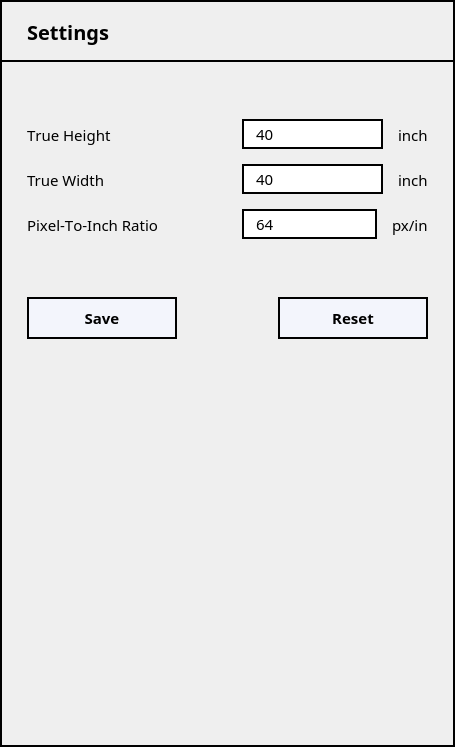
<?xml version="1.0" encoding="UTF-8"?>
<ui version="4.0">
 <class>Sidebar</class>
 <widget class="QWidget" name="Sidebar">
  <property name="geometry">
   <rect>
    <x>0</x>
    <y>0</y>
    <width>455</width>
    <height>747</height>
   </rect>
  </property>
  <property name="windowTitle">
   <string>Form</string>
  </property>
  <property name="styleSheet">
   <string notr="true">QWidget {
	background-color: #efefef;
}</string>
  </property>
  <layout class="QVBoxLayout" name="verticalLayout_3">
   <property name="spacing">
    <number>0</number>
   </property>
   <property name="leftMargin">
    <number>0</number>
   </property>
   <property name="topMargin">
    <number>0</number>
   </property>
   <property name="rightMargin">
    <number>0</number>
   </property>
   <property name="bottomMargin">
    <number>0</number>
   </property>
   <item>
    <widget class="QWidget" name="centralwidget" native="true">
     <property name="styleSheet">
      <string notr="true">QWidget {
	border: 2px solid black;
}</string>
     </property>
     <layout class="QVBoxLayout" name="verticalLayout">
      <property name="spacing">
       <number>0</number>
      </property>
      <property name="leftMargin">
       <number>2</number>
      </property>
      <property name="topMargin">
       <number>2</number>
      </property>
      <property name="rightMargin">
       <number>2</number>
      </property>
      <property name="bottomMargin">
       <number>2</number>
      </property>
      <item>
       <widget class="QWidget" name="header" native="true">
        <property name="sizePolicy">
         <sizepolicy hsizetype="Preferred" vsizetype="Fixed">
          <horstretch>0</horstretch>
          <verstretch>0</verstretch>
         </sizepolicy>
        </property>
        <property name="minimumSize">
         <size>
          <width>0</width>
          <height>60</height>
         </size>
        </property>
        <property name="styleSheet">
         <string notr="true">QWidget {
	border: none;
	border-bottom: 2px solid black;
}</string>
        </property>
        <layout class="QVBoxLayout" name="verticalLayout_2">
         <property name="spacing">
          <number>0</number>
         </property>
         <property name="leftMargin">
          <number>25</number>
         </property>
         <property name="topMargin">
          <number>0</number>
         </property>
         <property name="rightMargin">
          <number>0</number>
         </property>
         <property name="bottomMargin">
          <number>0</number>
         </property>
         <item>
          <widget class="QLabel" name="settings_title">
           <property name="sizePolicy">
            <sizepolicy hsizetype="Fixed" vsizetype="Fixed">
             <horstretch>0</horstretch>
             <verstretch>0</verstretch>
            </sizepolicy>
           </property>
           <property name="minimumSize">
            <size>
             <width>200</width>
             <height>45</height>
            </size>
           </property>
           <property name="font">
            <font>
             <family>JetBrains Mono</family>
             <pointsize>15</pointsize>
             <weight>75</weight>
             <bold>true</bold>
            </font>
           </property>
           <property name="styleSheet">
            <string notr="true">QLabel {
	border: none;
}</string>
           </property>
           <property name="text">
            <string>Settings</string>
           </property>
           <property name="alignment">
            <set>Qt::AlignLeading|Qt::AlignLeft|Qt::AlignVCenter</set>
           </property>
          </widget>
         </item>
        </layout>
       </widget>
      </item>
      <item>
       <spacer name="v1">
        <property name="orientation">
         <enum>Qt::Vertical</enum>
        </property>
        <property name="sizeType">
         <enum>QSizePolicy::Fixed</enum>
        </property>
        <property name="sizeHint" stdset="0">
         <size>
          <width>20</width>
          <height>50</height>
         </size>
        </property>
       </spacer>
      </item>
      <item>
       <layout class="QHBoxLayout" name="trueheight_layout">
        <property name="spacing">
         <number>15</number>
        </property>
        <property name="leftMargin">
         <number>25</number>
        </property>
        <property name="rightMargin">
         <number>25</number>
        </property>
        <item>
         <widget class="QLabel" name="trueheight_opt">
          <property name="sizePolicy">
           <sizepolicy hsizetype="Fixed" vsizetype="Fixed">
            <horstretch>0</horstretch>
            <verstretch>0</verstretch>
           </sizepolicy>
          </property>
          <property name="minimumSize">
           <size>
            <width>200</width>
            <height>45</height>
           </size>
          </property>
          <property name="font">
           <font>
            <family>JetBrains Mono Medium</family>
            <pointsize>11</pointsize>
            <kerning>false</kerning>
           </font>
          </property>
          <property name="styleSheet">
           <string notr="true">QLabel {
	border: none;
}</string>
          </property>
          <property name="text">
           <string>True Height</string>
          </property>
          <property name="alignment">
           <set>Qt::AlignLeading|Qt::AlignLeft|Qt::AlignVCenter</set>
          </property>
         </widget>
        </item>
        <item>
         <widget class="QLineEdit" name="trueheight_field">
          <property name="minimumSize">
           <size>
            <width>0</width>
            <height>30</height>
           </size>
          </property>
          <property name="font">
           <font>
            <family>JetBrains Mono Medium</family>
            <pointsize>11</pointsize>
           </font>
          </property>
          <property name="styleSheet">
           <string notr="true">QLineEdit {
	background-color: white;
	padding-left: 10px;
}</string>
          </property>
          <property name="text">
           <string>40</string>
          </property>
         </widget>
        </item>
        <item>
         <widget class="QLabel" name="trueheight_unit">
          <property name="sizePolicy">
           <sizepolicy hsizetype="Fixed" vsizetype="Fixed">
            <horstretch>0</horstretch>
            <verstretch>0</verstretch>
           </sizepolicy>
          </property>
          <property name="minimumSize">
           <size>
            <width>0</width>
            <height>45</height>
           </size>
          </property>
          <property name="maximumSize">
           <size>
            <width>45</width>
            <height>16777215</height>
           </size>
          </property>
          <property name="font">
           <font>
            <family>JetBrains Mono Medium</family>
            <pointsize>11</pointsize>
           </font>
          </property>
          <property name="styleSheet">
           <string notr="true">QLabel {
	border: none;
}</string>
          </property>
          <property name="text">
           <string>inch</string>
          </property>
          <property name="alignment">
           <set>Qt::AlignLeading|Qt::AlignLeft|Qt::AlignVCenter</set>
          </property>
         </widget>
        </item>
       </layout>
      </item>
      <item>
       <layout class="QHBoxLayout" name="truewidth_layout">
        <property name="spacing">
         <number>15</number>
        </property>
        <property name="leftMargin">
         <number>25</number>
        </property>
        <property name="rightMargin">
         <number>25</number>
        </property>
        <item>
         <widget class="QLabel" name="truewidth_opt">
          <property name="sizePolicy">
           <sizepolicy hsizetype="Fixed" vsizetype="Fixed">
            <horstretch>0</horstretch>
            <verstretch>0</verstretch>
           </sizepolicy>
          </property>
          <property name="minimumSize">
           <size>
            <width>200</width>
            <height>45</height>
           </size>
          </property>
          <property name="font">
           <font>
            <family>JetBrains Mono Medium</family>
            <pointsize>11</pointsize>
           </font>
          </property>
          <property name="styleSheet">
           <string notr="true">QLabel {
	border: none;
}</string>
          </property>
          <property name="text">
           <string>True Width</string>
          </property>
          <property name="alignment">
           <set>Qt::AlignLeading|Qt::AlignLeft|Qt::AlignVCenter</set>
          </property>
         </widget>
        </item>
        <item>
         <widget class="QLineEdit" name="truewidth_field">
          <property name="minimumSize">
           <size>
            <width>0</width>
            <height>30</height>
           </size>
          </property>
          <property name="font">
           <font>
            <family>JetBrains Mono Medium</family>
            <pointsize>11</pointsize>
           </font>
          </property>
          <property name="styleSheet">
           <string notr="true">QLineEdit {
	background-color: white;
	padding-left: 10px;
}</string>
          </property>
          <property name="text">
           <string>40</string>
          </property>
         </widget>
        </item>
        <item>
         <widget class="QLabel" name="truewidth_unit">
          <property name="sizePolicy">
           <sizepolicy hsizetype="Fixed" vsizetype="Fixed">
            <horstretch>0</horstretch>
            <verstretch>0</verstretch>
           </sizepolicy>
          </property>
          <property name="minimumSize">
           <size>
            <width>0</width>
            <height>45</height>
           </size>
          </property>
          <property name="maximumSize">
           <size>
            <width>45</width>
            <height>16777215</height>
           </size>
          </property>
          <property name="font">
           <font>
            <family>JetBrains Mono Medium</family>
            <pointsize>11</pointsize>
           </font>
          </property>
          <property name="styleSheet">
           <string notr="true">QLabel {
	border: none;
}</string>
          </property>
          <property name="text">
           <string>inch</string>
          </property>
          <property name="alignment">
           <set>Qt::AlignLeading|Qt::AlignLeft|Qt::AlignVCenter</set>
          </property>
         </widget>
        </item>
       </layout>
      </item>
      <item>
       <layout class="QHBoxLayout" name="pixeltoinch_layout">
        <property name="spacing">
         <number>15</number>
        </property>
        <property name="leftMargin">
         <number>25</number>
        </property>
        <property name="rightMargin">
         <number>25</number>
        </property>
        <item>
         <widget class="QLabel" name="pixeltoinch_opt">
          <property name="sizePolicy">
           <sizepolicy hsizetype="Fixed" vsizetype="Fixed">
            <horstretch>0</horstretch>
            <verstretch>0</verstretch>
           </sizepolicy>
          </property>
          <property name="minimumSize">
           <size>
            <width>200</width>
            <height>45</height>
           </size>
          </property>
          <property name="font">
           <font>
            <family>JetBrains Mono Medium</family>
            <pointsize>11</pointsize>
            <kerning>false</kerning>
           </font>
          </property>
          <property name="styleSheet">
           <string notr="true">QLabel {
	border: none;
}</string>
          </property>
          <property name="text">
           <string>Pixel-To-Inch Ratio</string>
          </property>
          <property name="alignment">
           <set>Qt::AlignLeading|Qt::AlignLeft|Qt::AlignVCenter</set>
          </property>
         </widget>
        </item>
        <item>
         <widget class="QLineEdit" name="pixeltoinch_field">
          <property name="minimumSize">
           <size>
            <width>0</width>
            <height>30</height>
           </size>
          </property>
          <property name="font">
           <font>
            <family>JetBrains Mono Medium</family>
            <pointsize>11</pointsize>
           </font>
          </property>
          <property name="styleSheet">
           <string notr="true">QLineEdit {
	background-color: white;
	padding-left: 10px;
}</string>
          </property>
          <property name="text">
           <string>64</string>
          </property>
         </widget>
        </item>
        <item>
         <widget class="QLabel" name="pixeltoinch_unit">
          <property name="sizePolicy">
           <sizepolicy hsizetype="Fixed" vsizetype="Fixed">
            <horstretch>0</horstretch>
            <verstretch>0</verstretch>
           </sizepolicy>
          </property>
          <property name="minimumSize">
           <size>
            <width>0</width>
            <height>45</height>
           </size>
          </property>
          <property name="maximumSize">
           <size>
            <width>45</width>
            <height>16777215</height>
           </size>
          </property>
          <property name="font">
           <font>
            <family>JetBrains Mono Medium</family>
            <pointsize>11</pointsize>
           </font>
          </property>
          <property name="styleSheet">
           <string notr="true">QLabel {
	border: none;
}</string>
          </property>
          <property name="text">
           <string>px/in</string>
          </property>
          <property name="alignment">
           <set>Qt::AlignLeading|Qt::AlignLeft|Qt::AlignVCenter</set>
          </property>
         </widget>
        </item>
       </layout>
      </item>
      <item>
       <spacer name="v2">
        <property name="orientation">
         <enum>Qt::Vertical</enum>
        </property>
        <property name="sizeType">
         <enum>QSizePolicy::Fixed</enum>
        </property>
        <property name="sizeHint" stdset="0">
         <size>
          <width>20</width>
          <height>50</height>
         </size>
        </property>
       </spacer>
      </item>
      <item>
       <widget class="QWidget" name="bcontainer" native="true">
        <property name="minimumSize">
         <size>
          <width>0</width>
          <height>0</height>
         </size>
        </property>
        <property name="styleSheet">
         <string notr="true">QWidget {
	border: none;
}</string>
        </property>
        <layout class="QHBoxLayout" name="horizontalLayout_4">
         <property name="spacing">
          <number>0</number>
         </property>
         <property name="leftMargin">
          <number>25</number>
         </property>
         <property name="topMargin">
          <number>0</number>
         </property>
         <property name="rightMargin">
          <number>25</number>
         </property>
         <property name="bottomMargin">
          <number>0</number>
         </property>
         <item>
          <widget class="QPushButton" name="save_btn">
           <property name="sizePolicy">
            <sizepolicy hsizetype="Fixed" vsizetype="Fixed">
             <horstretch>0</horstretch>
             <verstretch>0</verstretch>
            </sizepolicy>
           </property>
           <property name="minimumSize">
            <size>
             <width>150</width>
             <height>40</height>
            </size>
           </property>
           <property name="font">
            <font>
             <family>JetBrains Mono</family>
             <pointsize>11</pointsize>
             <weight>75</weight>
             <bold>true</bold>
            </font>
           </property>
           <property name="focusPolicy">
            <enum>Qt::NoFocus</enum>
           </property>
           <property name="styleSheet">
            <string notr="true">QPushButton{
	color: black;
	background-color: #f3f5fc;
	padding: 8px;
	border: 2px solid black;
}

QPushButton:hover{
	background-color: #c3c5cc; 
}

QPushButton:pressed{
	background-color: #a388ee;
}</string>
           </property>
           <property name="text">
            <string>Save</string>
           </property>
           <property name="flat">
            <bool>true</bool>
           </property>
          </widget>
         </item>
         <item>
          <spacer name="h4">
           <property name="orientation">
            <enum>Qt::Horizontal</enum>
           </property>
           <property name="sizeType">
            <enum>QSizePolicy::MinimumExpanding</enum>
           </property>
           <property name="sizeHint" stdset="0">
            <size>
             <width>40</width>
             <height>20</height>
            </size>
           </property>
          </spacer>
         </item>
         <item>
          <widget class="QPushButton" name="reset_btn">
           <property name="sizePolicy">
            <sizepolicy hsizetype="Fixed" vsizetype="Fixed">
             <horstretch>0</horstretch>
             <verstretch>0</verstretch>
            </sizepolicy>
           </property>
           <property name="minimumSize">
            <size>
             <width>150</width>
             <height>40</height>
            </size>
           </property>
           <property name="font">
            <font>
             <family>JetBrains Mono</family>
             <pointsize>11</pointsize>
             <weight>75</weight>
             <bold>true</bold>
            </font>
           </property>
           <property name="focusPolicy">
            <enum>Qt::NoFocus</enum>
           </property>
           <property name="styleSheet">
            <string notr="true">QPushButton{
	color: black;
	background-color: #f3f5fc;
	padding: 8px;
	border: 2px solid black;
}

QPushButton:hover{
	background-color: #c3c5cc; 
}

QPushButton:pressed{
	background-color: #ff6b6b;
}</string>
           </property>
           <property name="text">
            <string>Reset</string>
           </property>
           <property name="flat">
            <bool>true</bool>
           </property>
          </widget>
         </item>
        </layout>
       </widget>
      </item>
      <item>
       <spacer name="v3">
        <property name="orientation">
         <enum>Qt::Vertical</enum>
        </property>
        <property name="sizeHint" stdset="0">
         <size>
          <width>20</width>
          <height>395</height>
         </size>
        </property>
       </spacer>
      </item>
     </layout>
    </widget>
   </item>
  </layout>
 </widget>
 <resources/>
 <connections/>
</ui>
